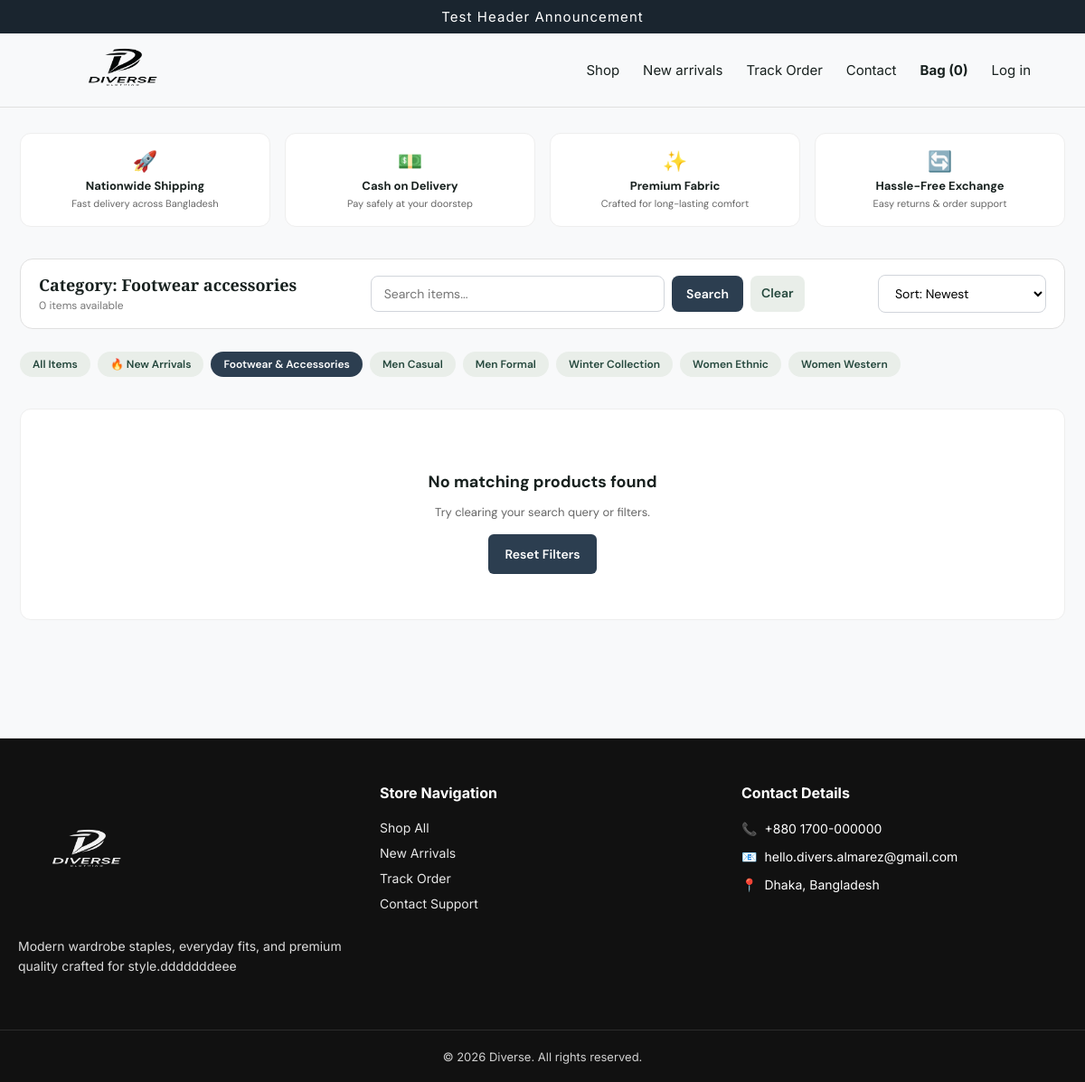
Screenshot of /index.php?category=footwear-accessories with the database file from the repository.
### tables this page shows
CREATE TABLE `categories` (
  `id` bigint(20) UNSIGNED NOT NULL,
  `name` varchar(100) NOT NULL,
  `slug` varchar(120) NOT NULL,
  `created_at` timestamp NOT NULL DEFAULT current_timestamp()
);

### index.php (the view, shortened to what this page needs)
<?php
require_once __DIR__ . '/app/bootstrap.php';
$q    = trim((string)($_GET['q'] ?? ''));
$cat  = trim((string)($_GET['category'] ?? ''));
$sort = trim((string)($_GET['sort'] ?? 'latest'));
$sql = 'SELECT
            p.*,
            c.name category_name,
            c.slug category_slug,
            COALESCE(pi.image_url, p.image_url) AS cover_image
        FROM products p
        LEFT JOIN categories c ON c.id = p.category_id
        LEFT JOIN product_images pi ON pi.product_id = p.id AND pi.is_primary = 1
        WHERE p.active = 1';
$args = [];
if ($cat !== '' && $cat !== 'new-arrivals') {
    $sql .= ' AND c.slug = ?';
    $args[] = $cat;
}
switch ($sort) {
    case 'latest':
    default:
        $sql .= ' ORDER BY p.created_at DESC';
        break;
}
$sql .= ' LIMIT 24';
$st = db()->prepare($sql);
$st->execute($args);
$products = $st->fetchAll();
$categories = db()->query('
    SELECT c.*, COUNT(p.id) AS product_count
    FROM categories c
    LEFT JOIN products p ON p.category_id = c.id AND p.active = 1
    GROUP BY c.id
    ORDER BY c.name
')->fetchAll();
$b1Title = site_setting('trust_badge_1_title', 'Nationwide Shipping');
$b1Sub   = site_setting('trust_badge_1_sub', 'Fast delivery across Bangladesh');
$b2Title = site_setting('trust_badge_2_title', 'Cash on Delivery');
$b2Sub   = site_setting('trust_badge_2_sub', 'Pay safely at your doorstep');
$b3Title = site_setting('trust_badge_3_title', 'Premium Fabric');
$b3Sub   = site_setting('trust_badge_3_sub', 'Crafted for long-lasting comfort');
$b4Title = site_setting('trust_badge_4_title', 'Hassle-Free Exchange');
$b4Sub   = site_setting('trust_badge_4_sub', 'Easy returns & order support');
require_once __DIR__ . '/app/header.php';
?>
<div class="guarantees-grid">
    <div class="guarantee-card">
        <span style="font-size:22px; display:block; margin-bottom:4px;">🚀</span>
        <strong style="display:block; font-size:13px;"><?= e($b1Title) ?></strong>
        <span style="color:#666; font-size:11px;"><?= e($b1Sub) ?></span>
    </div>
    <div class="guarantee-card">
        <span style="font-size:22px; display:block; margin-bottom:4px;">💵</span>
        <strong style="display:block; font-size:13px;"><?= e($b2Title) ?></strong>
        <span style="color:#666; font-size:11px;"><?= e($b2Sub) ?></span>
    </div>
    <div class="guarantee-card">
        <span style="font-size:22px; display:block; margin-bottom:4px;">✨</span>
        <strong style="display:block; font-size:13px;"><?= e($b3Title) ?></strong>
        <span style="color:#666; font-size:11px;"><?= e($b3Sub) ?></span>
    </div>
    <div class="guarantee-card">
        <span style="font-size:22px; display:block; margin-bottom:4px;">🔄</span>
        <strong style="display:block; font-size:13px;"><?= e($b4Title) ?></strong>
        <span style="color:#666; font-size:11px;"><?= e($b4Sub) ?></span>
    </div>
</div>
<div id="shop" class="filter-toolbar">
    <div>
        <h2 style="margin:0; font-size:18px; font-weight:700;">
            <?= $cat ? 'Category: ' . e(ucfirst(str_replace('-', ' ', $cat))) : ($q ? 'Search: "' . e($q) . '"' : 'All Collection') ?>
        </h2>
        <span style="font-size:12px; color:#777;"><?= count($products) ?> items available</span>
    </div>
    <form class="search-box-wrap" method="get" action="index.php#shop">
        <input type="text" name="q" class="search-input" placeholder="Search items..." value="<?= e($q) ?>">
        <button type="submit" class="button" style="padding:10px 16px; border-radius:8px;">Search</button>
        <?php if ($q !== '' || $cat !== ''): ?>
            <a href="index.php#shop" class="button secondary" style="padding:10px 12px; border-radius:8px; text-decoration:none;">Clear</a>
        <?php endif; ?>
    </form>
    <form method="get" action="index.php#shop" style="margin:0;">
        <select name="sort" class="sort-select" onchange="this.form.submit()">
            <option value="latest" <?= $sort === 'latest' ? 'selected' : '' ?>>Sort: Newest</option>
        </select>
    </form>
</div>
<div style="display:flex; gap:8px; overflow-x:auto; padding-bottom:10px; margin-bottom:25px; -webkit-overflow-scrolling:touch;">
    <a class="button <?= ($cat === '' && $q === '') ? '' : 'secondary' ?>" href="<?= e(url('index.php#shop')) ?>" style="border-radius:20px; padding:6px 14px; font-size:12px; text-decoration:none; white-space:nowrap;">All Items</a>
    <a class="button <?= ($cat === 'new-arrivals') ? '' : 'secondary' ?>" href="<?= e(url('index.php?category=new-arrivals#shop')) ?>" style="border-radius:20px; padding:6px 14px; font-size:12px; text-decoration:none; white-space:nowrap;">🔥 New Arrivals</a>
    <?php foreach ($categories as $c): ?>
        <a class="button <?= ($cat === $c['slug']) ? '' : 'secondary' ?>" href="<?= e(url('index.php?category=' . urlencode($c['slug']) . '#shop')) ?>" style="border-radius:20px; padding:6px 14px; font-size:12px; text-decoration:none; white-space:nowrap;">
            <?= e($c['name']) ?>
        </a>
    <?php endforeach; ?>
</div>
<?php if (!$products): ?>
    <div style="text-align: center; padding: 50px 20px; background: #fff; border-radius: 12px; border: 1px solid #eee;">
        <h3 style="font-size: 18px; margin-bottom:8px;">No matching products found</h3>
        <p style="color:#666; margin-bottom:16px; font-size:13px;">Try clearing your search query or filters.</p>
        <a class="button" href="<?= e(url('index.php#shop')) ?>" style="border-radius:6px; text-decoration:none;">Reset Filters</a>
    </div>
<?php endif; ?>
<?php require_once __DIR__ . '/app/footer.php'; ?>

### assets/style.css (style rules this page uses)
:root { --ink: #18211f; --muted: #6b7470; --cream: #f7f5ef; --green: #25483d; --line: #e5e5de; --white: #fff; --accent: var(--green); --panel-bg: #fff; }
* { box-sizing: border-box; }
body { margin: 0; background: #fff; color: var(--ink); font: 15px "DM Sans", sans-serif; }
a { color: inherit; text-decoration: none; }
button, .button { border: 0; cursor: pointer; background: var(--green); color: #fff; padding: 13px 18px; font: 600 14px "DM Sans", sans-serif; display: inline-block; text-align: center; }
.button.secondary { background: #e9eee9; color: var(--green); }
.field input, .field textarea, .field select, input, textarea, select { width: 100%; border: 1px solid #d9ddd7; padding: 12px; font: inherit; background: white; }

### rows the page displays
categories: name "Footwear & Accessories"
categories: name "Men Casual"
categories: name "Men Formal"
categories: name "Winter Collection"
categories: name "Women Ethnic"
categories: name "Women Western"

### other values shown
$announcement "Test Header Announcement"
cart_count() "0"
$b1Title "Nationwide Shipping"
$b1Sub "Fast delivery across Bangladesh"
$b2Title "Cash on Delivery"
$b2Sub "Pay safely at your doorstep"
$b3Title "Premium Fabric"
$b3Sub "Crafted for long-lasting comfort"
$b4Title "Hassle-Free Exchange"
$b4Sub "Easy returns & order support"
str_replace('-', ' ', $cat) "Footwear accessories"
count($products) "0"
$footerAbout "Modern wardrobe staples, everyday fits, and premium quality crafted for style.dddddddeee"
$footerPhone "+880 1700-000000"
$footerEmail "hello.divers.almarez@gmail.com"
